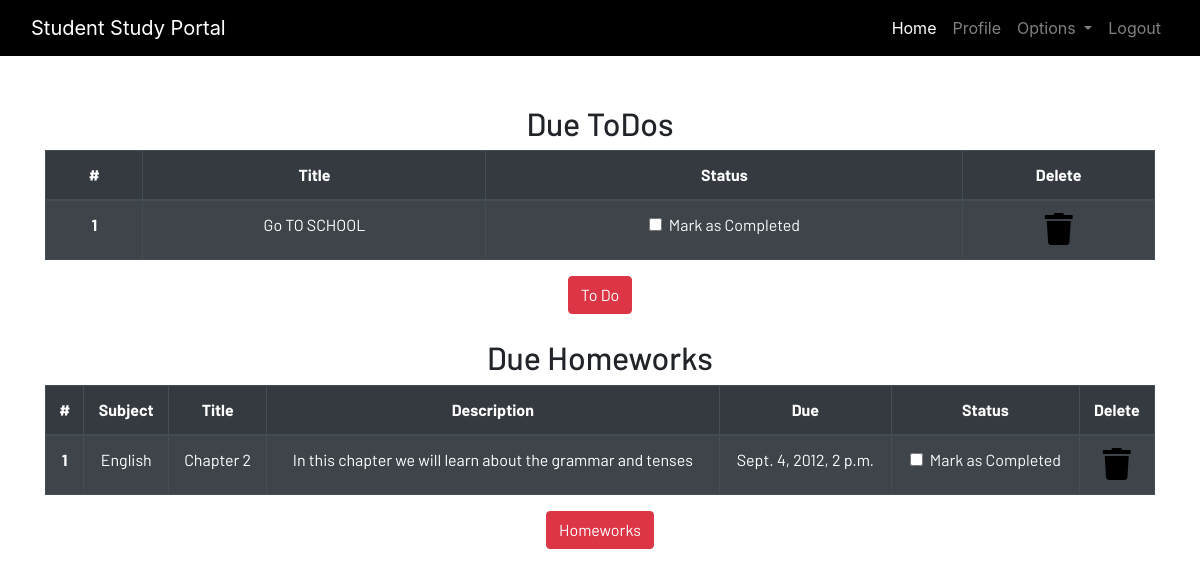
The app's page /profile/ (signed in) with its own data.
### dashboard/models.py (models this page shows, shortened)
class Todo(models.Model):
    user = models.ForeignKey(User, on_delete=models.CASCADE)
    title=models.CharField(max_length=250)
    is_finished=models.BooleanField(default=False)

class Homework(models.Model):
    user = models.ForeignKey(User, on_delete=models.CASCADE)
    subject=models.CharField(max_length=150)
    title=models.CharField(max_length=250)
    description=models.TextField()
    due=models.DateTimeField()
    is_finished=models.BooleanField(default=False)

### dashboard/views.py (the view)
# urls.py: path('profile/',dash_views.profile,name='profile'),
@login_required
def profile(request):
    homeworks = Homework.objects.filter(is_finished=False,user=request.user)
    todos = Todo.objects.filter(is_finished=False,user=request.user)
    if len(homeworks) == 0:
        homework_done = True
    else:
        homework_done = False
    if len(todos) == 0:
        todos_done = True
    else:
        todos_done = False
    context = {
        'homeworks':homeworks,
        'todos':todos,
        'homework_done':homework_done,
        'todos_done':todos_done,
    }
    return render(request,'dashboard/profile.html',context)

### dashboard/templates/dashboard/profile.html
{% extends 'dashboard/base.html' %} {% load static %} {% load crispy_forms_tags%} {% block content %}
<section class="text-center">
    <div class="container">
        {% if not todos_done %}
        <h2>Due ToDos</h2>
        <table class="table table-striped table-bordered table-hover table-dark">
            <thead>
                <tr>
                    <th scope="col">#</th>
                    <th scope="col">Title</th>
                    <th scope="col">Status</th>
                    <th scope="col">Delete</th>
                </tr>
            </thead>
            <tbody>
                {% for todo in todos %}
                <tr>
                    <th scope="row">{{forloop.counter}}</th>
                    <td>{{todo.title}}</td>
                    <td>
                        <a href="{% url 'update-todo' todo.id %}">
                            <div class="form-check">
                                {% if todo.is_finished == True %}
                                <input class="form-check-input" type="checkbox" value="" checked> {% else %}
                                <input class="form-check-input" type="checkbox" value="" > {% endif %}
                                <label class="form-check-label text-light" for="flexCheckDefault">
                                    Mark as Completed
                                </label>
                            </div>
                        </a>
                    </td>
                    <td><a href="{% url 'delete-todo' todo.id %}"><i class="fa fa-trash fa-2x"></i></a></td>
                </tr>
                {% endfor %}
            </tbody>
        </table>
        {% else %}
        <h3>All To dos are completed!!!!</h3>
        {% endif %}
        <a href="{% url 'todo' %}" class="btn btn-danger">To Do</a>
        <br><br> {% if not homework_done %}
        <h2>Due Homeworks</h2>
        <table class="table table-striped table-bordered table-hover table-dark">
            <thead>
                <tr>
                    <th scope="col">#</th>
                    <th scope="col">Subject</th>
                    <th scope="col">Title</th>
                    <th scope="col">Description</th>
                    <th scope="col">Due</th>
                    <th scope="col">Status</th>
                    <th scope="col">Delete</th>
                </tr>
            </thead>
            <tbody>
                {% for homework in homeworks %}
                <tr>
                    <th scope="row">{{forloop.counter}}</th>
                    <td>{{homework.subject}}</td>
                    <td>{{homework.title}}</td>
                    <td>{{homework.description}}</td>
                    <td>{{homework.due}}</td>
                    <td>
                        <a href="{% url 'update-homework' homework.id %}">
                            <div class="form-check">
                                {% if homework.is_finished == True %}
                                <input class="form-check-input" type="checkbox" value="" checked> {% else %}
                                <input class="form-check-input" type="checkbox" value=""> {% endif %}
                                <label class="form-check-label text-light" for="flexCheckDefault">
                                    Mark as Completed
                                </label>
                            </div>
                        </a>
                    </td>
                    <td><a href="{% url 'delete-homework' homework.id %}"><i class="fa fa-trash fa-2x"></i></a></td>
                </tr>
                {% endfor %}
            </tbody>
        </table>
        {% else %}
        <h3>All To homeworks are completed!!!!</h3>
        {% endif %}
        <a href="{% url 'homework' %}" class="btn btn-danger">Homeworks</a>
    </div>
</section>
{% endblock content %}

### static/css/main.css (style rules this page uses)
html { scroll-behavior: smooth; height: 100%; width: 100%; }
a { text-decoration: none !important; color: black; }
html, body { max-width: 100%; overflow-x: hidden; height: 100%; width: 100%; background: linear-gradient(to bottom, #ffffff 100%, #ffffff 0%); overflow-x: hidden; background-repeat: no-repeat; }
.fa { color: black; }

### records on screen
Todo: title "Go TO SCHOOL"
Homework: subject "English", title "Chapter 2", description "In this chapter we will learn about the grammar and tenses", due "Sept. 4, 2012, 2 p.m."
